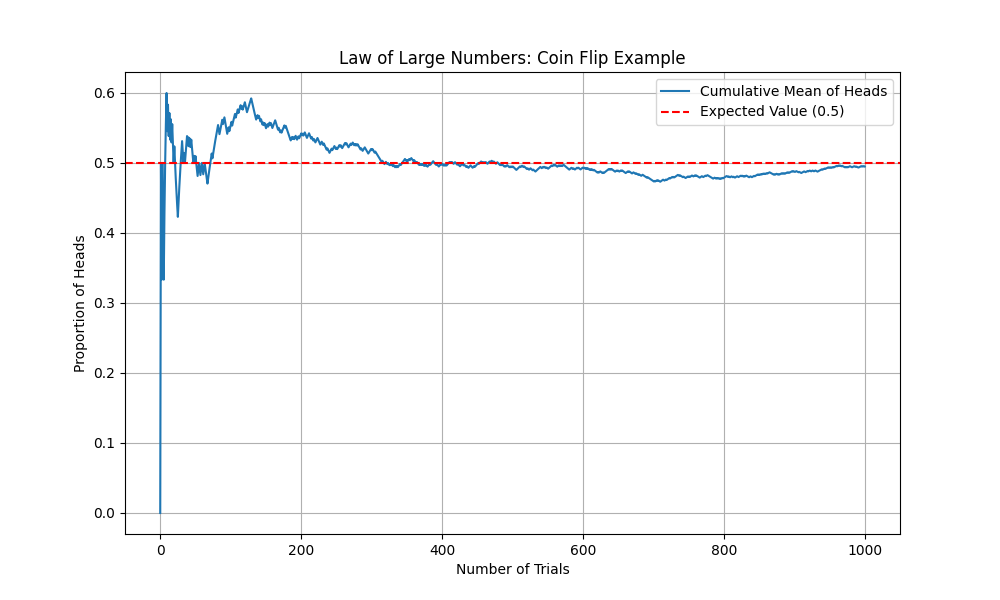

Write Python code to recreate this figure.
# Import necessary libraries
import numpy as np
import matplotlib.pyplot as plt

# Number of trials (coin flips)
n_trials = 1000

# Simulate flipping a fair coin (0 = Tails, 1 = Heads)
coin_flips = np.random.choice([0, 1], size=n_trials)

# Calculate the cumulative mean of heads
cumulative_mean = np.cumsum(coin_flips) / np.arange(1, n_trials + 1)

# Plot the cumulative mean to visualize the Law of Large Numbers
plt.figure(figsize=(10, 6))
plt.plot(cumulative_mean, label="Cumulative Mean of Heads")
plt.axhline(y=0.5, color='r', linestyle='--', label="Expected Value (0.5)")
plt.xlabel("Number of Trials")
plt.ylabel("Proportion of Heads")
plt.title("Law of Large Numbers: Coin Flip Example")
plt.legend()
plt.grid(True)
plt.show()
